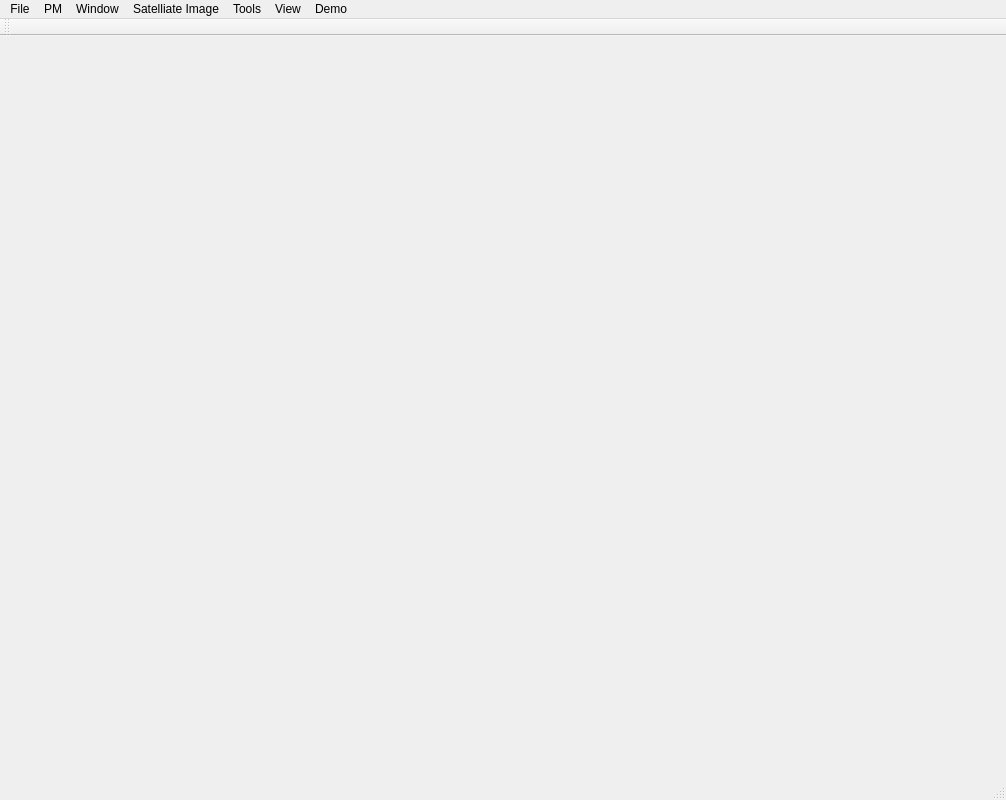
<?xml version="1.0" encoding="UTF-8"?>
<ui version="4.0">
 <class>MainWindow</class>
 <widget class="QMainWindow" name="MainWindow">
  <property name="geometry">
   <rect>
    <x>0</x>
    <y>0</y>
    <width>1006</width>
    <height>800</height>
   </rect>
  </property>
  <property name="minimumSize">
   <size>
    <width>1000</width>
    <height>800</height>
   </size>
  </property>
  <property name="windowTitle">
   <string>Simple Cities</string>
  </property>
  <widget class="QWidget" name="centralWidget"/>
  <widget class="QMenuBar" name="menuBar">
   <property name="geometry">
    <rect>
     <x>0</x>
     <y>0</y>
     <width>1006</width>
     <height>21</height>
    </rect>
   </property>
   <widget class="QMenu" name="menuFile">
    <property name="title">
     <string>File</string>
    </property>
    <addaction name="actionLoadZone"/>
    <addaction name="actionOpenTerrain"/>
    <addaction name="actionSaveTerrain"/>
    <addaction name="separator"/>
    <addaction name="actionLoadRoads"/>
    <addaction name="actionLoadOSMRoads"/>
    <addaction name="actionSaveRoads"/>
    <addaction name="separator"/>
    <addaction name="actionLoadParcels"/>
    <addaction name="actionSaveParcels"/>
    <addaction name="separator"/>
    <addaction name="actionLoadBuildings"/>
    <addaction name="actionSaveBuildings"/>
    <addaction name="separator"/>
    <addaction name="actionClear"/>
    <addaction name="separator"/>
    <addaction name="actionSaveImage"/>
    <addaction name="actionSaveImageHD"/>
    <addaction name="separator"/>
    <addaction name="actionLoadCamera"/>
    <addaction name="actionLoadCameraFre"/>
    <addaction name="actionSaveCamera"/>
    <addaction name="actionResetCamera"/>
    <addaction name="separator"/>
    <addaction name="actionExit"/>
   </widget>
   <widget class="QMenu" name="menuWindow">
    <property name="title">
     <string>Window</string>
    </property>
    <addaction name="actionControlWidget"/>
   </widget>
   <widget class="QMenu" name="menuPM">
    <property name="title">
     <string>PM</string>
    </property>
    <addaction name="actionGenerateRoads"/>
    <addaction name="actionGenerateBlocks"/>
    <addaction name="actionGenerateParcels"/>
    <addaction name="actionGenerateBuildings"/>
    <addaction name="actionGenerateVegetation"/>
    <addaction name="actionGenerateAll"/>
    <addaction name="separator"/>
    <addaction name="actionGenerateScenarios"/>
   </widget>
   <widget class="QMenu" name="menuView">
    <property name="title">
     <string>View</string>
    </property>
    <addaction name="actionView2D"/>
    <addaction name="actionView3D"/>
    <addaction name="separator"/>
    <addaction name="actionShowWater"/>
    <addaction name="actionSeaLevel"/>
   </widget>
   <widget class="QMenu" name="menuTools">
    <property name="title">
     <string>Tools</string>
    </property>
    <addaction name="actionGenerate_Blocks"/>
    <addaction name="actionImage_OBB"/>
    <addaction name="actionParcelClassifer"/>
    <addaction name="actionCallPython"/>
    <addaction name="actionNNAnalysis"/>
    <addaction name="actionTestNN"/>
    <addaction name="actionNN"/>
    <addaction name="actionParameterControl"/>
    <addaction name="actionEstimateFromNN"/>
    <addaction name="actionChange_Fov"/>
    <addaction name="actionTestSVF"/>
    <addaction name="actionComputeSVF"/>
    <addaction name="actionTest_QPainter"/>
    <addaction name="actionGenerate_Height_Map"/>
   </widget>
   <widget class="QMenu" name="menuSatelliate_Image">
    <property name="title">
     <string>Satelliate Image</string>
    </property>
    <addaction name="actionLoadGeoInfo"/>
    <addaction name="actionLoadHeightTiff"/>
    <addaction name="actionLoadPopulationTiff"/>
    <addaction name="actionLoadSegmentedImage"/>
    <addaction name="actionLoadParcelImage"/>
    <addaction name="actionLoadWholeImage"/>
    <addaction name="actionLoadGroundTruth"/>
    <addaction name="actionSateLoadOSMRoads"/>
    <addaction name="actionSateLayout"/>
   </widget>
   <widget class="QMenu" name="menuDemo">
    <property name="title">
     <string>Demo</string>
    </property>
    <addaction name="actionLoadROI"/>
    <addaction name="actionGenerate_ROI_Layout"/>
   </widget>
   <addaction name="menuFile"/>
   <addaction name="menuPM"/>
   <addaction name="menuWindow"/>
   <addaction name="menuSatelliate_Image"/>
   <addaction name="menuTools"/>
   <addaction name="menuView"/>
   <addaction name="menuDemo"/>
  </widget>
  <widget class="QToolBar" name="fileToolBar">
   <attribute name="toolBarArea">
    <enum>TopToolBarArea</enum>
   </attribute>
   <attribute name="toolBarBreak">
    <bool>false</bool>
   </attribute>
  </widget>
  <widget class="QStatusBar" name="statusBar"/>
  <action name="actionNewTerrain">
   <property name="text">
    <string>New Terrain</string>
   </property>
   <property name="shortcut">
    <string/>
   </property>
  </action>
  <action name="actionOpenTerrain">
   <property name="text">
    <string>Open Terrain</string>
   </property>
   <property name="shortcut">
    <string>Ctrl+O</string>
   </property>
  </action>
  <action name="actionExit">
   <property name="text">
    <string>Exit</string>
   </property>
  </action>
  <action name="actionControlWidget">
   <property name="text">
    <string>Control Widget</string>
   </property>
  </action>
  <action name="actionSaveTerrain">
   <property name="text">
    <string>Save Terrain</string>
   </property>
   <property name="shortcut">
    <string/>
   </property>
  </action>
  <action name="actionSaveRoads">
   <property name="text">
    <string>Save Roads</string>
   </property>
  </action>
  <action name="actionPropertyWidget">
   <property name="text">
    <string>Property Widget</string>
   </property>
  </action>
  <action name="actionLoadRoads">
   <property name="text">
    <string>Load Roads</string>
   </property>
  </action>
  <action name="actionClear">
   <property name="text">
    <string>Clear</string>
   </property>
   <property name="shortcut">
    <string>Ctrl+N</string>
   </property>
  </action>
  <action name="actionSaveImage">
   <property name="text">
    <string>Save Image</string>
   </property>
   <property name="shortcut">
    <string>Ctrl+L</string>
   </property>
  </action>
  <action name="actionLoadCamera">
   <property name="text">
    <string>Load Camera</string>
   </property>
   <property name="shortcut">
    <string>Ctrl+1</string>
   </property>
  </action>
  <action name="actionSaveCamera">
   <property name="text">
    <string>Save Camera</string>
   </property>
   <property name="shortcut">
    <string>Ctrl+2</string>
   </property>
  </action>
  <action name="actionSaveImageHD">
   <property name="text">
    <string>Save Image HD</string>
   </property>
   <property name="shortcut">
    <string>Ctrl+S</string>
   </property>
  </action>
  <action name="actionResetCamera">
   <property name="text">
    <string>Reset Camera</string>
   </property>
  </action>
  <action name="actionGenerateBlocks">
   <property name="text">
    <string>Generate Blocks</string>
   </property>
  </action>
  <action name="actionGenerateParcels">
   <property name="text">
    <string>Generate Parcels</string>
   </property>
  </action>
  <action name="actionGenerateBuildings">
   <property name="text">
    <string>Generate Buildings</string>
   </property>
  </action>
  <action name="actionGenerateVegetation">
   <property name="text">
    <string>Generate Vegetation</string>
   </property>
  </action>
  <action name="actionGenerateAll">
   <property name="text">
    <string>Generate All</string>
   </property>
  </action>
  <action name="actionLoadParcels">
   <property name="text">
    <string>Load Parcels</string>
   </property>
  </action>
  <action name="actionLoadBuildings">
   <property name="text">
    <string>Load Buildings</string>
   </property>
  </action>
  <action name="actionGenerateRoads">
   <property name="text">
    <string>Generate Roads</string>
   </property>
   <property name="shortcut">
    <string>Ctrl+R</string>
   </property>
  </action>
  <action name="actionLoadZone">
   <property name="text">
    <string>Load Zone</string>
   </property>
  </action>
  <action name="actionSaveParcels">
   <property name="text">
    <string>Save Parcels</string>
   </property>
  </action>
  <action name="actionSaveBuildings">
   <property name="text">
    <string>Save Buildings</string>
   </property>
  </action>
  <action name="actionGenerateScenarios">
   <property name="text">
    <string>Generate Scenarios</string>
   </property>
  </action>
  <action name="actionView2D">
   <property name="checkable">
    <bool>true</bool>
   </property>
   <property name="text">
    <string>2D</string>
   </property>
  </action>
  <action name="actionView3D">
   <property name="checkable">
    <bool>true</bool>
   </property>
   <property name="text">
    <string>3D</string>
   </property>
  </action>
  <action name="actionSeaLevel">
   <property name="enabled">
    <bool>false</bool>
   </property>
   <property name="text">
    <string>Sea Level</string>
   </property>
   <property name="visible">
    <bool>false</bool>
   </property>
  </action>
  <action name="actionShowWater">
   <property name="checkable">
    <bool>true</bool>
   </property>
   <property name="enabled">
    <bool>false</bool>
   </property>
   <property name="text">
    <string>Show Water</string>
   </property>
   <property name="visible">
    <bool>false</bool>
   </property>
  </action>
  <action name="actionLoadOSMRoads">
   <property name="text">
    <string>Load OSM Roads</string>
   </property>
  </action>
  <action name="actionGenerate_Blocks">
   <property name="text">
    <string>Generate Blocks</string>
   </property>
  </action>
  <action name="actionImage_OBB">
   <property name="text">
    <string>Image OBB</string>
   </property>
  </action>
  <action name="actionParcelClassifer">
   <property name="text">
    <string>Parcel Classifer</string>
   </property>
  </action>
  <action name="actionSateLoadOSMRoads">
   <property name="text">
    <string>Load OSM Roads</string>
   </property>
  </action>
  <action name="actionSateGetBlocks">
   <property name="text">
    <string>Get Blocks</string>
   </property>
  </action>
  <action name="actionSateLayout">
   <property name="text">
    <string>Generate Urban Layout</string>
   </property>
  </action>
  <action name="actionSateGetBuildings">
   <property name="text">
    <string>Get Buildings</string>
   </property>
  </action>
  <action name="actionLoadSegmentedImage">
   <property name="text">
    <string>Load Segmented Image</string>
   </property>
  </action>
  <action name="actionLoadGeoInfo">
   <property name="text">
    <string>Load GeoTiff Image</string>
   </property>
  </action>
  <action name="actionLoadGroundTruth">
   <property name="text">
    <string>Load Ground Truth</string>
   </property>
  </action>
  <action name="actionLoadParcelImage">
   <property name="text">
    <string>Load Parcel Image</string>
   </property>
  </action>
  <action name="actionLoadHeightTiff">
   <property name="text">
    <string>Load Height Tiff</string>
   </property>
  </action>
  <action name="actionLoadPopulationTiff">
   <property name="text">
    <string>Load Population Tiff</string>
   </property>
  </action>
  <action name="actionLoadWholeImage">
   <property name="text">
    <string>Load Whole Image</string>
   </property>
  </action>
  <action name="actionLoadROI">
   <property name="text">
    <string>Load Road Network</string>
   </property>
  </action>
  <action name="actionLoad_ROI_Image">
   <property name="text">
    <string>Load ROI Image</string>
   </property>
  </action>
  <action name="actionGenerate_ROI_Layout">
   <property name="text">
    <string>Generate Urban Layout</string>
   </property>
  </action>
  <action name="actionCallPython">
   <property name="text">
    <string>Call Python</string>
   </property>
  </action>
  <action name="actionNNAnalysis">
   <property name="text">
    <string>NN Analysis</string>
   </property>
  </action>
  <action name="actionNN">
   <property name="text">
    <string>TestOneNN</string>
   </property>
  </action>
  <action name="actionTestNN">
   <property name="text">
    <string>FilterBlock</string>
   </property>
  </action>
  <action name="actionParameterControl">
   <property name="text">
    <string>ParameterControl</string>
   </property>
  </action>
  <action name="actionEstimateFromNN">
   <property name="text">
    <string>EstimateFromNN</string>
   </property>
  </action>
  <action name="actionLoadCameraFre">
   <property name="text">
    <string>Load Camera Frequency</string>
   </property>
  </action>
  <action name="actionChange_Fov">
   <property name="text">
    <string>Change Fov</string>
   </property>
  </action>
  <action name="actionComputeSVF">
   <property name="text">
    <string>Compute SVF</string>
   </property>
  </action>
  <action name="actionTestSVF">
   <property name="text">
    <string>Test SVF</string>
   </property>
  </action>
  <action name="actionTest_QPainter">
   <property name="text">
    <string>Generate SVF Map</string>
   </property>
  </action>
  <action name="actionGenerate_Height_Map">
   <property name="text">
    <string>Generate Height Map</string>
   </property>
  </action>
 </widget>
 <layoutdefault spacing="6" margin="11"/>
 <resources>
  <include location="MainWindow.qrc"/>
 </resources>
 <connections/>
</ui>
